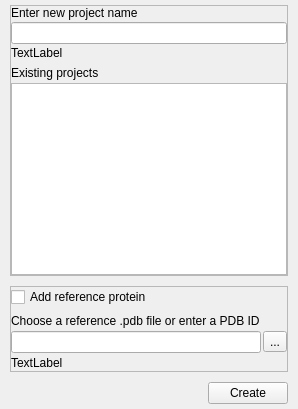
            <widget class="QWidget" name="create_new_project">
             <layout class="QVBoxLayout" name="verticalLayout_38">
              <property name="spacing">
               <number>10</number>
              </property>
              <property name="leftMargin">
               <number>10</number>
              </property>
              <property name="topMargin">
               <number>5</number>
              </property>
              <property name="rightMargin">
               <number>10</number>
              </property>
              <property name="bottomMargin">
               <number>5</number>
              </property>
              <item>
               <widget class="QFrame" name="main_open_frame">
                <property name="frameShape">
                 <enum>QFrame::StyledPanel</enum>
                </property>
                <property name="frameShadow">
                 <enum>QFrame::Raised</enum>
                </property>
                <layout class="QVBoxLayout" name="verticalLayout_27">
                 <property name="leftMargin">
                  <number>0</number>
                 </property>
                 <property name="topMargin">
                  <number>0</number>
                 </property>
                 <property name="rightMargin">
                  <number>0</number>
                 </property>
                 <property name="bottomMargin">
                  <number>0</number>
                 </property>
                 <item>
                  <layout class="QVBoxLayout" name="verticalLayout_26">
                   <property name="spacing">
                    <number>2</number>
                   </property>
                   <item>
                    <widget class="QLabel" name="label_17">
                     <property name="text">
                      <string>Enter new project name</string>
                     </property>
                    </widget>
                   </item>
                   <item>
                    <widget class="QLineEdit" name="txt_new_project_name"/>
                   </item>
                   <item>
                    <widget class="QLabel" name="lbl_new_status_project_name">
                     <property name="text">
                      <string>TextLabel</string>
                     </property>
                     <property name="alignment">
                      <set>Qt::AlignLeading|Qt::AlignLeft|Qt::AlignTop</set>
                     </property>
                     <property name="margin">
                      <number>0</number>
                     </property>
                     <property name="indent">
                      <number>-1</number>
                     </property>
                    </widget>
                   </item>
                  </layout>
                 </item>
                 <item>
                  <layout class="QVBoxLayout" name="verticalLayout_25">
                   <property name="spacing">
                    <number>3</number>
                   </property>
                   <item>
                    <widget class="QLabel" name="label_27">
                     <property name="text">
                      <string>Existing projects</string>
                     </property>
                    </widget>
                   </item>
                   <item>
                    <widget class="QListWidget" name="list_new_projects">
                     <property name="sizePolicy">
                      <sizepolicy hsizetype="Expanding" vsizetype="Expanding">
                       <horstretch>0</horstretch>
                       <verstretch>0</verstretch>
                      </sizepolicy>
                     </property>
                     <property name="minimumSize">
                      <size>
                       <width>0</width>
                       <height>0</height>
                      </size>
                     </property>
                     <property name="maximumSize">
                      <size>
                       <width>16777215</width>
                       <height>16777215</height>
                      </size>
                     </property>
                    </widget>
                   </item>
                  </layout>
                 </item>
                </layout>
               </widget>
              </item>
              <item>
               <widget class="QFrame" name="frame">
                <property name="minimumSize">
                 <size>
                  <width>0</width>
                  <height>86</height>
                 </size>
                </property>
                <property name="maximumSize">
                 <size>
                  <width>16777215</width>
                  <height>86</height>
                 </size>
                </property>
                <property name="frameShape">
                 <enum>QFrame::StyledPanel</enum>
                </property>
                <property name="frameShadow">
                 <enum>QFrame::Raised</enum>
                </property>
                <layout class="QVBoxLayout" name="verticalLayout_37">
                 <property name="spacing">
                  <number>6</number>
                 </property>
                 <property name="leftMargin">
                  <number>0</number>
                 </property>
                 <property name="topMargin">
                  <number>0</number>
                 </property>
                 <property name="rightMargin">
                  <number>0</number>
                 </property>
                 <property name="bottomMargin">
                  <number>0</number>
                 </property>
                 <item>
                  <widget class="QCheckBox" name="cb_new_add_reference">
                   <property name="text">
                    <string>Add reference protein</string>
                   </property>
                   <property name="checkable">
                    <bool>true</bool>
                   </property>
                  </widget>
                 </item>
                 <item>
                  <layout class="QVBoxLayout" name="verticalLayout_36">
                   <property name="spacing">
                    <number>2</number>
                   </property>
                   <item>
                    <widget class="QLabel" name="lbl_new_choose_reference">
                     <property name="text">
                      <string>Choose a reference .pdb file or enter a PDB ID</string>
                     </property>
                    </widget>
                   </item>
                   <item>
                    <layout class="QHBoxLayout" name="horizontalLayout_26">
                     <item>
                      <widget class="QLineEdit" name="txt_new_choose_reference"/>
                     </item>
                     <item>
                      <widget class="QToolButton" name="btn_new_choose_reference">
                       <property name="text">
                        <string>...</string>
                       </property>
                      </widget>
                     </item>
                    </layout>
                   </item>
                   <item>
                    <widget class="QLabel" name="lbl_new_status_choose_reference">
                     <property name="text">
                      <string>TextLabel</string>
                     </property>
                    </widget>
                   </item>
                  </layout>
                 </item>
                </layout>
               </widget>
              </item>
              <item>
               <layout class="QHBoxLayout" name="horizontalLayout_23">
                <item>
                 <spacer name="horizontalSpacer_10">
                  <property name="orientation">
                   <enum>Qt::Horizontal</enum>
                  </property>
                  <property name="sizeHint" stdset="0">
                   <size>
                    <width>198</width>
                    <height>20</height>
                   </size>
                  </property>
                 </spacer>
                </item>
                <item>
                 <widget class="QPushButton" name="btn_new_create_project">
                  <property name="text">
                   <string>Create</string>
                  </property>
                 </widget>
                </item>
               </layout>
              </item>
             </layout>
            </widget>
